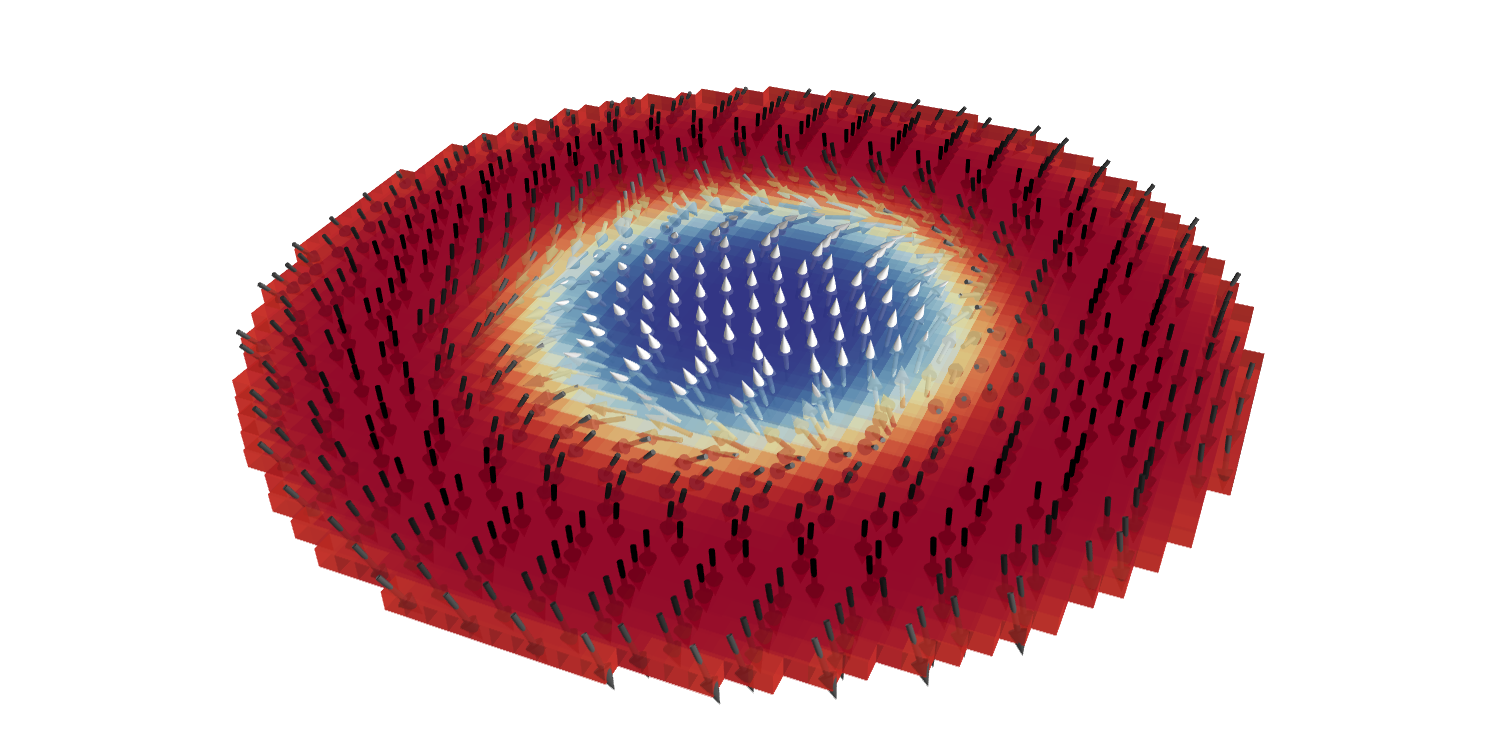

Python code for this plot:
import sys
import os
# First, and before importing any Enthought packages, set the ETS_TOOLKIT
# environment variable to qt4, to tell Traits that we will use Qt.
os.environ['ETS_TOOLKIT'] = 'qt4'
# print os.getenv("ETS_TOOLKIT")
from mayavi import mlab
import mayavi
import sys
import matplotlib
from matplotlib.cm import datad, get_cmap
import numpy as np
from tvtk.api import tvtk
from mayavi.filters.user_defined import UserDefined

# -----------------------------------------------------------------------------

# Define and apply a UserDefined:CellCenters filter
CellCenter = UserDefined(filter=tvtk.CellCenters())

# -----------------------------------------------------------------------------

fig = mlab.figure(bgcolor=(1, 1, 1), fgcolor=(0, 0, 0), size=(1500, 800))

# Read the last file from the base directory
base_dir = '../fidimag_2D_D2d_vtks/'
data = mlab.pipeline.open(base_dir + os.listdir(base_dir)[-1])

vtres = mlab.pipeline.threshold(data)
try:
    vtres.lower_threshold = 0.01
except:
    print('No points with zero vector norm')
# Extract vec comp and plot
vecomp = mlab.pipeline.extract_vector_components(vtres)
vecomp.component = 'z-component'  # Extract z-component of the data

# -----------------------------------------------------------------------------

# Extract cell data into Point Data. We can also use the cell centres

cell_centre = mlab.pipeline.user_defined(vecomp, filter=tvtk.CellCenters())
# cell_centre = mlab.pipeline.cell_to_point_data(vecomp)

# Draw glyphs within the clip filter region
glyphs = mlab.pipeline.glyph(cell_centre, mode='arrow')
glyphs.glyph.scale_mode = 'data_scaling_off'
glyphs.glyph.glyph.scale_factor = 5
glyphs.glyph.glyph_source.glyph_source.shaft_resolution = 40
glyphs.glyph.glyph_source.glyph_source.tip_resolution = 40
glyphs.glyph.glyph_source.glyph_source.tip_length = 0.4
glyphs.glyph.glyph_source.glyph_source.shaft_radius = 0.05
glyphs.glyph.glyph_source.glyph_source.tip_radius = 0.15
glyphs.glyph.mask_input_points = True
glyphs.glyph.mask_points.progress = 1.0
glyphs.glyph.mask_points.random_mode = False
glyphs.glyph.mask_points.on_ratio = 3
glyphs.parent.scalar_lut_manager.lut_mode = 'black-white'
# glyphs.parent.scalar_lut_manager.reverse_lut = True

# Surface with z as colormap
surf = mlab.pipeline.surface(vecomp, vmax=1, vmin=-1,
                             colormap='RdYlBu'
                             )
surf.actor.property.interpolation = 'flat'
surf.actor.property.opacity = 0.8

mlab.view(elevation=0, azimuth=0)

# Set the view (coordinates from Mayavi GUI)
fig.scene.camera.position = [99.32360796969633, -60.445450671671466, 81.08313678722261]
fig.scene.camera.focal_point = [50.48816838497997, 48.83956574747153, -6.895403097636284]
fig.scene.camera.view_angle = 30.0
fig.scene.camera.view_up = [-0.22675264287103733, 0.547259999733377, 0.8056610525790756]
fig.scene.camera.clipping_range = [34.57508169251493, 284.1085839216215]
fig.scene.camera.compute_view_plane_normal()
fig.scene.render()

mlab.savefig('system_2d.png')

mlab.show()
